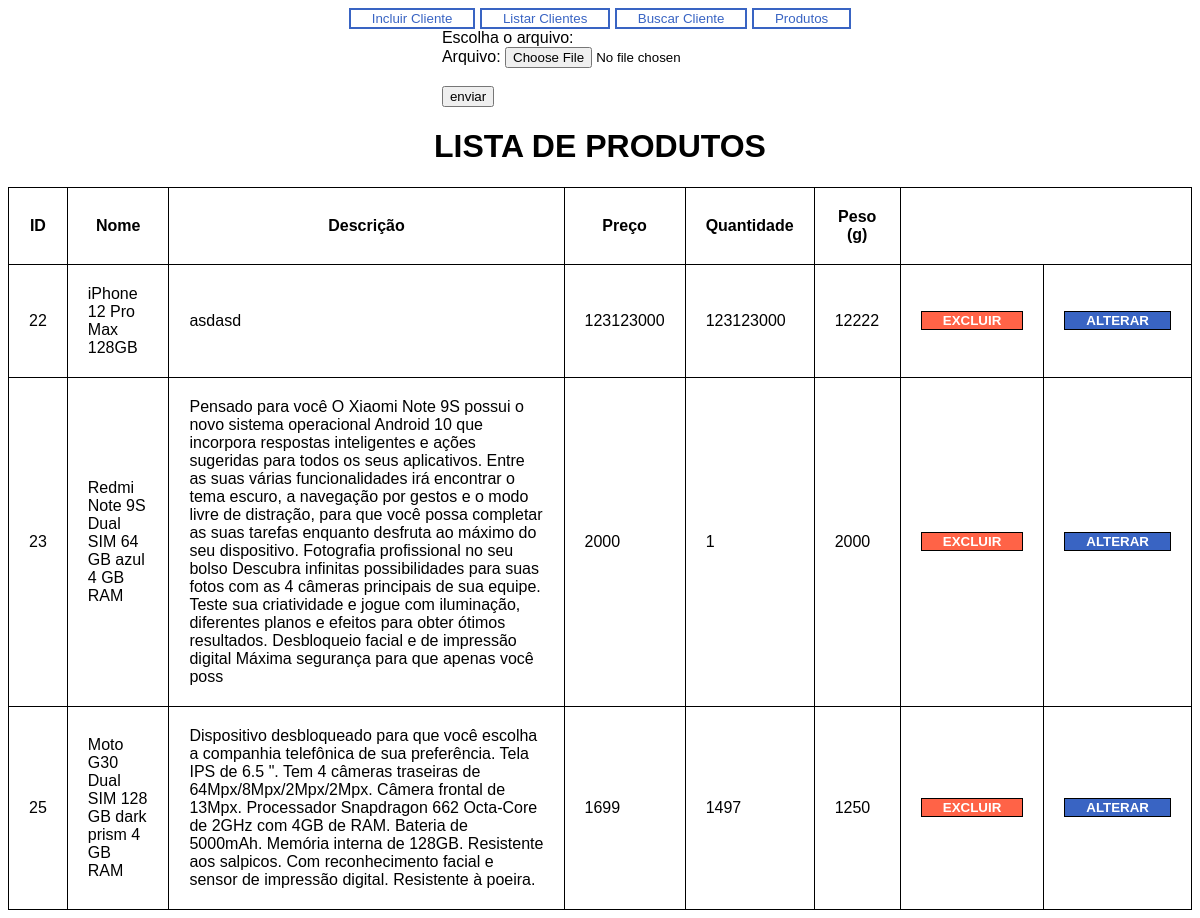
Page /AV1/produtos.php on the committed database.
### tables this page shows
CREATE TABLE `produtos` (
  `id` tinyint(3) UNSIGNED NOT NULL,
  `cod_de_barras` varchar(13) NOT NULL,
  `nome` varchar(60) NOT NULL,
  `fabricante` varchar(20) NOT NULL,
  `categoria` varchar(20) NOT NULL,
  `tipo_produto` varchar(20) NOT NULL,
  `preco` float UNSIGNED NOT NULL,
  `quantidade` int(10) UNSIGNED NOT NULL,
  `peso` int(10) UNSIGNED NOT NULL,
  `descricao` varchar(700) NOT NULL,
  `data_inclusao` date NOT NULL,
  `status` tinyint(1) NOT NULL
);

### AV1/produtos.php (the view, shortened to what this page needs)
<?php
include("dbconnect.php");
?>
<!DOCTYPE html>
<html lang="pt-br">
<head>
  <link rel="stylesheet" href="style.css">
</head>
<body>
<main>
  <div class="botoes">
    <button><a href="incluir.php">Incluir Cliente</a></button>
    <button><a href="listar.php">Listar Clientes</a></button>
    <button><a href="buscar.php">Buscar Cliente</a></button>
    <button><a href="produtos.php">Produtos</a></button>
  </div>
<form action="produtos.php" method="POST" enctype="multipart/form-data">
    Escolha o arquivo:
    <br>
    Arquivo: <input type="file" name="nomeArquivo">
    <br><br>
    <input type="submit" value="enviar" name="submit">
</form>
  <h1>LISTA DE PRODUTOS</h1>
  <table>
    <thead>
      <tr>
        <th>ID</th>
        <th>Nome</th>
        <th>Descrição</th>
        <th>Preço</th>
        <th>Quantidade</th>
        <th>Peso (g)</th>
      </tr>
    </thead>
    <tbody>
      <?php
          $query = "SELECT * FROM produtos;";
          $resultado = $link->query($query);
          $origin = basename(__FILE__);
          if( $resultado->num_rows > 0 )
          {
            while ($linha = mysqli_fetch_assoc($resultado))
            {
              echo  "<tr>"
                    . "<td> {$linha['id']} </td>"
                    . "<td> {$linha['nome']} </td>"
                    . "<td> {$linha['descricao']} </td>"
                    . "<td> {$linha['preco']} </td>"
                    . "<td> {$linha['quantidade']} </td>"
                    . "<td> {$linha['peso']} </td>"
                    . "<td><button class='delete'><a href='excluir.php?origin={$origin}&id={$linha['id']}'>EXCLUIR</a></button></td>"
                    . "<td><button class='alterar'><a href='alterar_produto.php?origin={$origin}&id_atualizar={$linha['id']}'>ALTERAR</a></button></td>"
                    ."</tr>";
            }
          }
      ?>
    </tbody>
  </table>
</main>
</body>
</html>

### AV1/style.css (style rules this page uses)
main { display: flex; flex-direction: column; align-items: center; justify-content: center; }
.botoes { flex-direction: row; }
button a { text-decoration: none; color: #3964c3; padding: 15px; }
.botoes button { background: none; border: 2px solid #3964c3; }
table, th, td { border: 1px solid black; border-collapse: collapse; }
th, td { padding: 20px; }
.delete { background: tomato; border: 1px solid; }
.delete a, .alterar a { text-decoration: none; font-weight: bold; color: white; }
.alterar { border: 1px solid; background: #3964c3; }

### rows in the picture
produtos: id "22", nome "iPhone 12 Pro Max 128GB", descricao "asdasd", preco "123123000", quantidade "123123000", peso "12222"
produtos: id "23", nome "Redmi Note 9S Dual SIM 64 GB azul 4 GB RAM", descricao "Pensado para você O Xiaomi Note 9S possui o novo sistema operacional Android 10 que incorpora respostas inteligentes e ações sugeridas para todos os seus aplicativos. Entre as suas várias funcionalidades irá encontrar o tema escuro, a navegação por gestos e o modo livre de distração, para que você possa completar as suas tarefas enquanto desfruta ao máximo do seu dispositivo. Fotografia profissional no seu bolso Descubra infinitas possibilidades para suas fotos com as 4 câmeras principais de sua equipe. Teste sua criatividade e jogue com iluminação, diferentes planos e efeitos para obter ótimos resultados. Desbloqueio facial e de impressão digital Máxima segurança para que apenas você poss", preco "2000", quantidade "1", peso "2000"
produtos: id "25", nome "Moto G30 Dual SIM 128 GB dark prism 4 GB RAM", descricao "Dispositivo desbloqueado para que você escolha a companhia telefônica de sua preferência. Tela IPS de 6.5 \". Tem 4 câmeras traseiras de 64Mpx/8Mpx/2Mpx/2Mpx. Câmera frontal de 13Mpx. Processador Snapdragon 662 Octa-Core de 2GHz com 4GB de RAM. Bateria de 5000mAh. Memória interna de 128GB. Resistente aos salpicos. Com reconhecimento facial e sensor de impressão digital. Resistente à poeira.", preco "1699", quantidade "1497", peso "1250"
